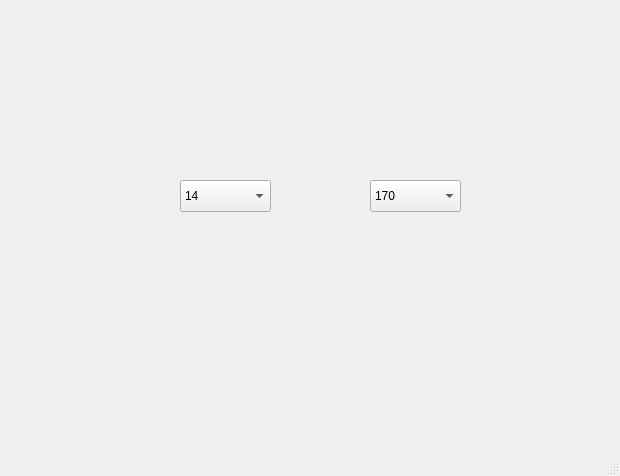
<?xml version="1.0" encoding="UTF-8"?>
<ui version="4.0">
 <class>MainWindow</class>
 <widget class="QMainWindow" name="MainWindow">
  <property name="geometry">
   <rect>
    <x>0</x>
    <y>0</y>
    <width>620</width>
    <height>476</height>
   </rect>
  </property>
  <property name="windowTitle">
   <string>MainWindow</string>
  </property>
  <widget class="QWidget" name="centralwidget">
   <widget class="QComboBox" name="comboBox1">
    <property name="geometry">
     <rect>
      <x>180</x>
      <y>180</y>
      <width>91</width>
      <height>32</height>
     </rect>
    </property>
    <item>
     <property name="text">
      <string>14</string>
     </property>
    </item>
    <item>
     <property name="text">
      <string>15</string>
     </property>
    </item>
    <item>
     <property name="text">
      <string>16</string>
     </property>
    </item>
    <item>
     <property name="text">
      <string>17</string>
     </property>
    </item>
    <item>
     <property name="text">
      <string>18</string>
     </property>
    </item>
   </widget>
   <widget class="QComboBox" name="comboBox2">
    <property name="geometry">
     <rect>
      <x>370</x>
      <y>180</y>
      <width>91</width>
      <height>32</height>
     </rect>
    </property>
    <item>
     <property name="text">
      <string>170</string>
     </property>
    </item>
    <item>
     <property name="text">
      <string>171</string>
     </property>
    </item>
    <item>
     <property name="text">
      <string>172</string>
     </property>
    </item>
    <item>
     <property name="text">
      <string>173</string>
     </property>
    </item>
    <item>
     <property name="text">
      <string>174</string>
     </property>
    </item>
    <item>
     <property name="text">
      <string>175</string>
     </property>
    </item>
    <item>
     <property name="text">
      <string>176</string>
     </property>
    </item>
    <item>
     <property name="text">
      <string>177</string>
     </property>
    </item>
    <item>
     <property name="text">
      <string>178</string>
     </property>
    </item>
    <item>
     <property name="text">
      <string>179</string>
     </property>
    </item>
    <item>
     <property name="text">
      <string>180</string>
     </property>
    </item>
   </widget>
  </widget>
  <widget class="QMenuBar" name="menubar">
   <property name="geometry">
    <rect>
     <x>0</x>
     <y>0</y>
     <width>620</width>
     <height>24</height>
    </rect>
   </property>
  </widget>
  <widget class="QStatusBar" name="statusbar"/>
 </widget>
 <resources/>
 <connections/>
</ui>
